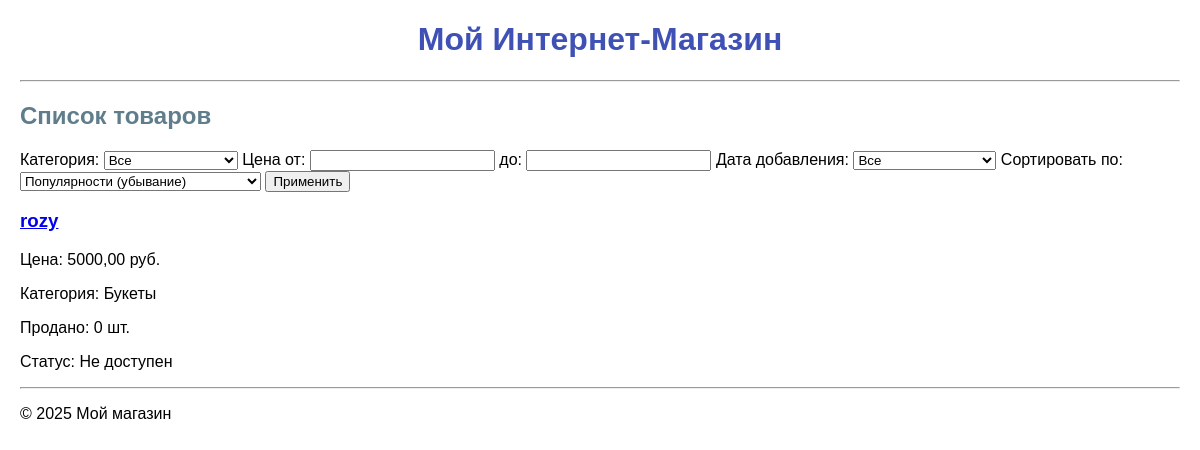
Before: / with the older database file.
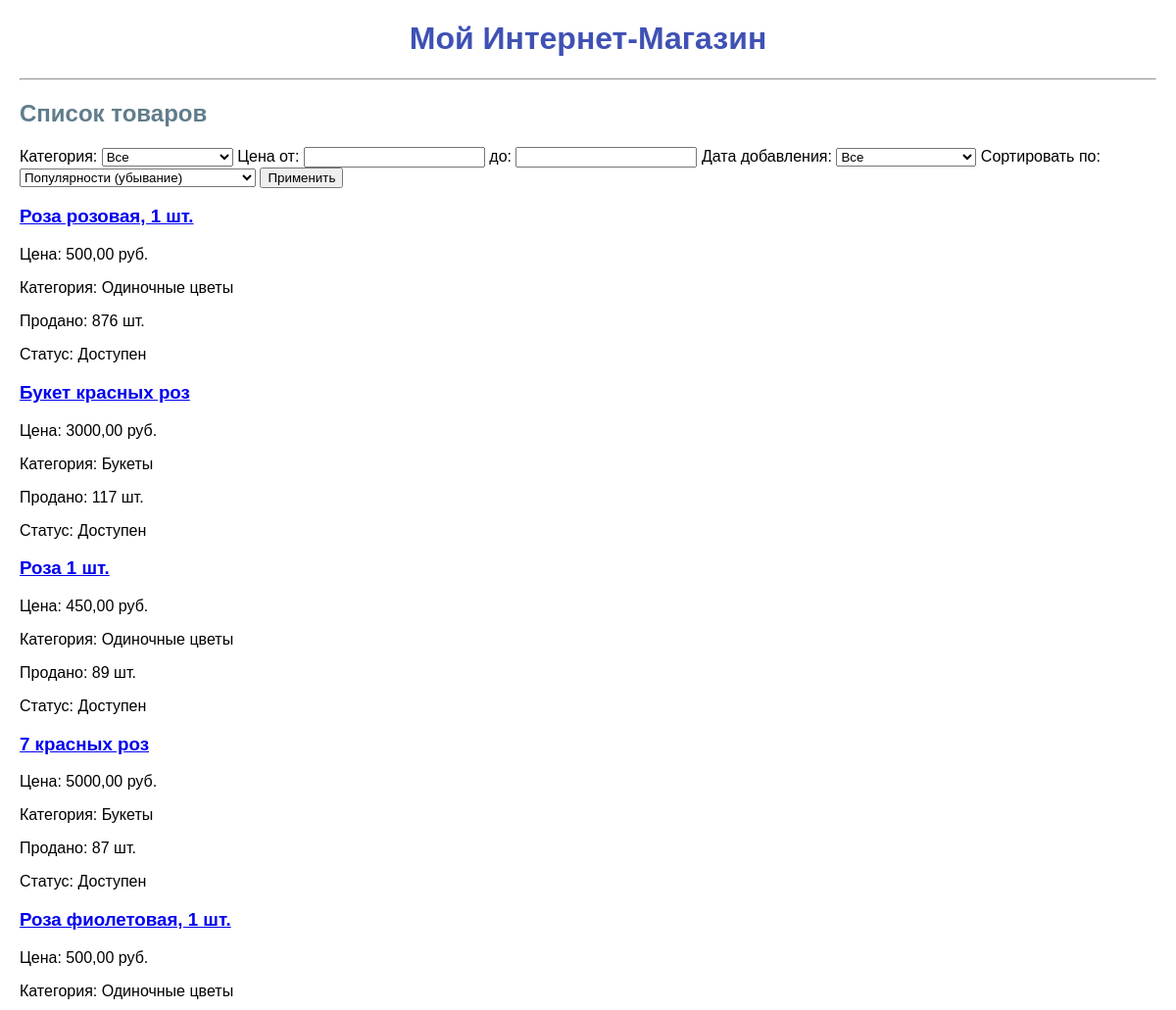
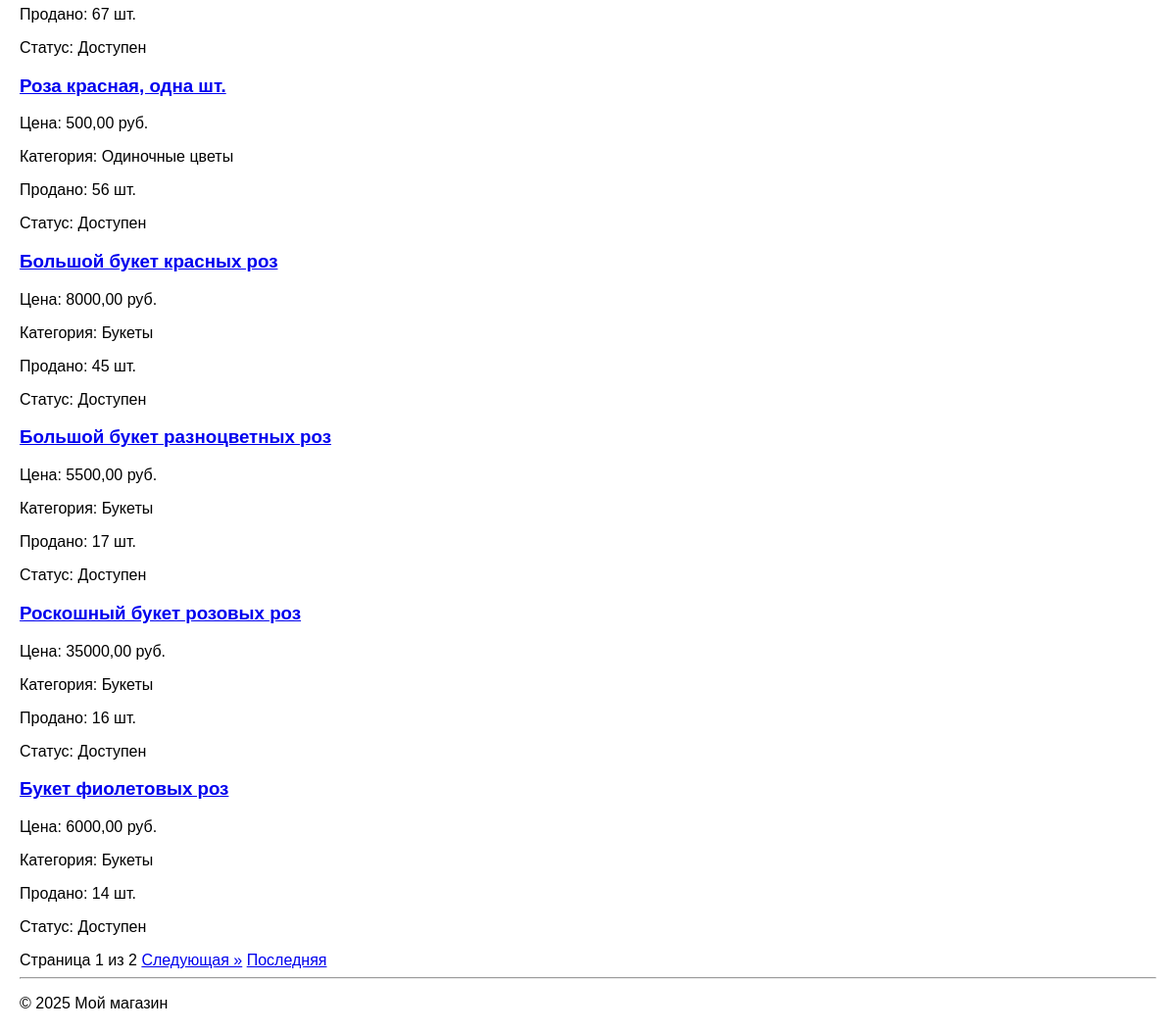
After: the same page with the newer database file (2 pictures, top to bottom).
### shop/models.py (models this page shows, shortened)
class Product(models.Model):
    CATEGORY_CHOICES = [
        ('bouquet', 'Букеты'),
        ('single', 'Одиночные цветы'),
        ('composition', 'Композиции'),
    ]
    name = models.CharField(
        max_length=255,
        verbose_name="Название"
    )
    price = models.DecimalField(
        max_digits=10,
        decimal_places=2,
        verbose_name="Цена"
    )
    category = models.CharField(
        max_length=50,
        choices=CATEGORY_CHOICES,
        verbose_name="Категория"
    )
    created_at = models.DateTimeField(
        auto_now_add=True,
        verbose_name="Дата добавления"
    )
    quantity_sold = models.PositiveIntegerField(
        default=0,
        verbose_name="Количество реализованных заказов"
    )
    available_quantity = models.PositiveIntegerField(
        default=0,
        verbose_name="Количество доступное для заказа"
    )
    description = models.TextField(
        verbose_name="Описание",
        blank=True
    )
    image = models.ImageField(
        upload_to='products/',
        verbose_name="Изображение",
        blank=True
    )
    @property
    def is_available(self):
        return self.available_quantity > 0
    def get_availability_status(self):
        return "Доступен" if self.is_available else "Не доступен"

### shop/views.py (the view, shortened to what this page needs)
# urls.py: path('', product_list, name='product_list'),  # главная страница со списком товаров
def product_list(request):
    from django.core.paginator import Paginator
    sort_by = request.GET.get('sort_by', '-quantity_sold')
    page_number = request.GET.get('page', '1')
    qs = Product.objects.all()
    category = request.GET.get('category', '').strip()
    if category:
        qs = qs.filter(category=category)
    min_price = request.GET.get('min_price', '').strip()
    if min_price:
        try:
            qs = qs.filter(price__gte=float(min_price))
        except ValueError:
            pass
    max_price = request.GET.get('max_price', '').strip()
    if max_price:
        try:
            qs = qs.filter(price__lte=float(max_price))
        except ValueError:
            pass
    date_range = request.GET.get('date_range', '').strip()
    if sort_by:
        qs = qs.order_by(sort_by)
    paginator = Paginator(qs, 10)
    page_obj = paginator.get_page(page_number)
    context = {
        'products': page_obj,  # товары на текущей странице
        'page_obj': page_obj,  # для шаблона
    }
    return render(request, 'shop/product_list.html', context)

### shop/templates/shop/product_list.html (shortened to what this page needs)
{% extends 'shop/base.html' %}
{% load static %}
{% block content %}
<h2>Список товаров</h2>
<form id="filter-form" method="GET">
    <label for="category">Категория:</label>
    <select name="category" id="category">
        <option value="">Все</option>
    </select>
    <label for="min_price">Цена от:</label>
    <input type="number" name="min_price" id="min_price" step="0.01">
    <label for="max_price">до:</label>
    <input type="number" name="max_price" id="max_price" step="0.01">
    <label for="date_range">Дата добавления:</label>
    <select name="date_range" id="date_range">
        <option value="">Все</option>
    </select>
    <label for="sort_by">Сортировать по:</label>
    <select name="sort_by" id="sort_by">
        <option value="-quantity_sold">Популярности (убывание)</option>
    </select>
    <button type="submit">Применить</button>
</form>
<div id="product-list">
    {% if products %}
        {% for product in products %}
            <div class="product">
                <h3>
                    <a href="{% url 'product_detail' product.id %}">
                        {{ product.name }}
                    </a>
                </h3>
                <p>Цена: {{ product.price|floatformat:2 }} руб.</p>
                <p>Категория: {{ product.get_category_display }}</p>
                <p>Продано: {{ product.quantity_sold }} шт.</p>
                <p>Статус: {{ product.get_availability_status }}</p>
            </div>
        {% endfor %}
    {% else %}
        <p>Товаров пока нет.</p>
    {% endif %}
</div>
<div class="pagination" id="pagination-block">
    {% if page_obj and page_obj.paginator.num_pages > 1 %}
        <span>Страница {{ page_obj.number }} из {{ page_obj.paginator.num_pages }}</span>
        {% if page_obj.has_next %}
            <a href="?page={{ page_obj.next_page_number }}">Следующая »</a>
            <a href="?page={{ page_obj.paginator.num_pages }}">Последняя</a>
        {% endif %}
    {% endif %}
</div>
{% endblock %}

### shop/templates/shop/base.html (shortened to what this page needs)
{% load static %}
<!DOCTYPE html>
<html lang="en">
<head>
    <link rel="stylesheet" href="{% static 'shop/css/styles.css' %}">
</head>
<body>
    <header>
        <h1>Мой Интернет-Магазин</h1>
        <hr>
    </header>
    <main>
        {% block content %}
        {% endblock %}
    </main>
    <footer>
        <hr>
        <p>&copy; 2025 Мой магазин</p>
    </footer>
</body>
</html>

### static/shop/css/styles.css (style rules this page uses)
body { font-family: Arial, sans-serif; margin: 20px; }
h1 { color: #3f51b5; text-align: center; }
h2 { color: #607d8b; }

Changed rows visible on the page:
added Product: name "Роза розовая, 1 шт.", price "500,00", category "Одиночные цветы", quantity_sold "876", get_availability_status "Доступен"
added Product: name "Букет красных роз", price "3000,00", category "Букеты", quantity_sold "117", get_availability_status "Доступен"
added Product: name "Роза 1 шт.", price "450,00", category "Одиночные цветы", quantity_sold "89", get_availability_status "Доступен"
changed Product: name "rozy" → "7 красных роз"; quantity_sold "0" → "87"; get_availability_status "Не доступен" → "Доступен"
added Product: name "Роза фиолетовая, 1 шт.", price "500,00", category "Одиночные цветы", quantity_sold "67", get_availability_status "Доступен"
added Product: name "Роза красная, одна шт.", price "500,00", category "Одиночные цветы", quantity_sold "56", get_availability_status "Доступен"
added Product: name "Большой букет красных роз", price "8000,00", category "Букеты", quantity_sold "45", get_availability_status "Доступен"
added Product: name "Большой букет разноцветных роз", price "5500,00", category "Букеты", quantity_sold "17", get_availability_status "Доступен"
added Product: name "Роскошный букет розовых роз", price "35000,00", category "Букеты", quantity_sold "16", get_availability_status "Доступен"
added Product: name "Букет фиолетовых роз", price "6000,00", category "Букеты", quantity_sold "14", get_availability_status "Доступен"
Other visible differences:
{{ page_obj.number }}: (not shown) → "1"
{{ page_obj.paginator.num_pages }}: (not shown) → "2"
text now shown: "Страница из Следующая » Последняя"
